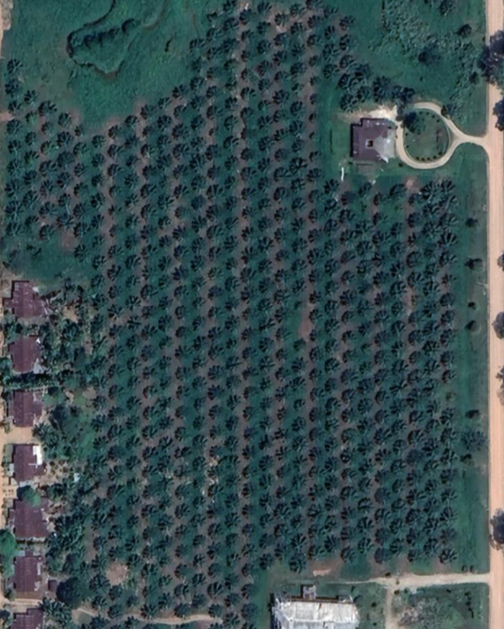
#> input picture Kursus Computer Vision/Pertemuan_2/sample4.tif, 504 x 629 px, shrunk from 601 x 749 before the run
$ jupyter execute '2.1 Image Thresholding.ipynb'
#> lines starting #> are read from the running program, lines starting #| are printed output that depends on the picture; after the words box and inside, x2 and y2 are one past the last pixel; in counts of white or black regions, pixels touching at a corner belong together
# 2.1 Image Thresholding
- Simple Thresholding
- Otsu's Thresholding
___

[cell 1]
# import opencv library
import cv2

<br><br><br><br>
## 2.1.1 Simple Thresholding (Image Binarization)
- <font color="orange">Image Binarization</font> is the process of converting an image into pure <font color="orange">black</font> and <font color="orange">white</font> by applying a specific <font color="orange">threshold</font>.
- The goal is to extract a <font color="orange">region of interest</font> as white and suppress everything else to black.<br><br>
- function `cv2.threshold(img, threshold_value, max_value, threshold_type)`<br><br>
- parameter :
    - `img` : input image
    - `threshold_value`: the threshold value with respect to which the thresholding operation is made (0 - 255)
    - `max_value`: The value used with the Binary thresholding operations (to set the chosen pixels)
    - `threshold_type`: One of the 5 thresholding operations.
        - `cv2.THRESH_BINARY` : use when the area you want to extract is brighter than background.
        - `cv2.THRESH_BINARY_INV` : use when the area you want to extract is darker than background.
        - `cv2.THRESH_TOZERO` : use when you want to keep only pixels above threshold, keep their grayscale value.
        - `cv2.THRESH_TOZERO_INV` : use when you want to keep only pixels below threshold, keep their grayscale value.<br><br>
- Illustration : \

[cell 2]
# read the image 'sample4.tif'
img = cv2.imread("sample4.tif")
#> img is the input picture: shape (629, 504, 3); mean B, G, R 79.6, 76.5, 57.2


# convert to grayscale
gray = cv2.cvtColor(img, cv2.COLOR_BGR2GRAY)
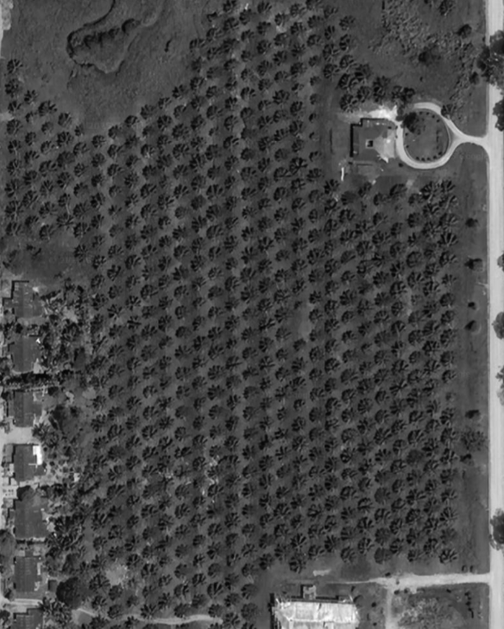
#> gray: shape (629, 504); min 2, max 254, mean 71.1


# apply binary thresholding
threshold_value, binary_img = cv2.threshold(gray, 55, 255, cv2.THRESH_BINARY)
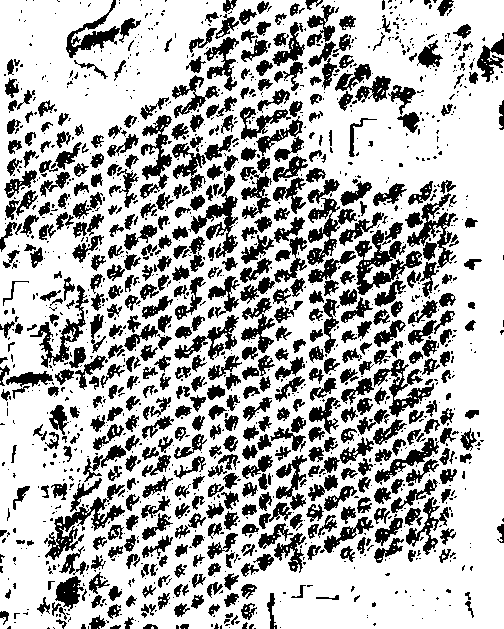
#> binary_img: shape (629, 504); 71% white; 1489 black regions (949 under 20 px), largest, box (x1, y1, x2, y2) and area: (355, 230, 422, 295) 1594, (44, 484, 125, 560) 1442, (188, 174, 238, 258) 1221

# apply inverse binary thresholding
threshold_inv_value, binary_inv_img = cv2.threshold(gray, 55, 255, cv2.THRESH_BINARY_INV)


# display the original image, binary image and inverse binary image
cv2.imshow('Original Image',img)
cv2.imshow('Threshold Binary',binary_img)
cv2.imshow('Threshold Binary Inverse',binary_inv_img)
cv2.waitKey(0)
cv2.destroyAllWindows()

- based on above observation, the rule is simple:
    - If your target area is brighter → use `THRESH_BINARY`
    - If your target area is darker → use `THRESH_BINARY_INV`

[cell 3]
# read the image 'sample4.tif'
img = cv2.imread('sample4.tif')


# convert to grayscale
gray = cv2.cvtColor(img, cv2.COLOR_BGR2GRAY)


# apply tozero thresholding
threshold_value, tozero_img = cv2.threshold(gray, 55, 255, cv2.THRESH_TOZERO)
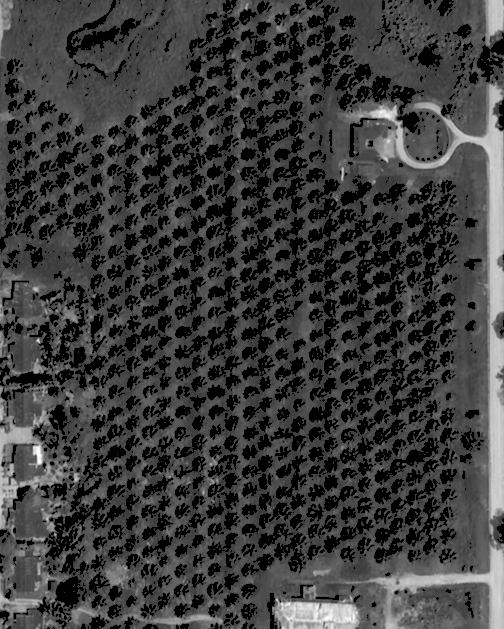
#> tozero_img: shape (629, 504); min 0, max 254, mean 59.7

# apply tozero thresholding
threshold_inv_value, tozero_inv_img = cv2.threshold(gray, 55, 255, cv2.THRESH_TOZERO_INV)
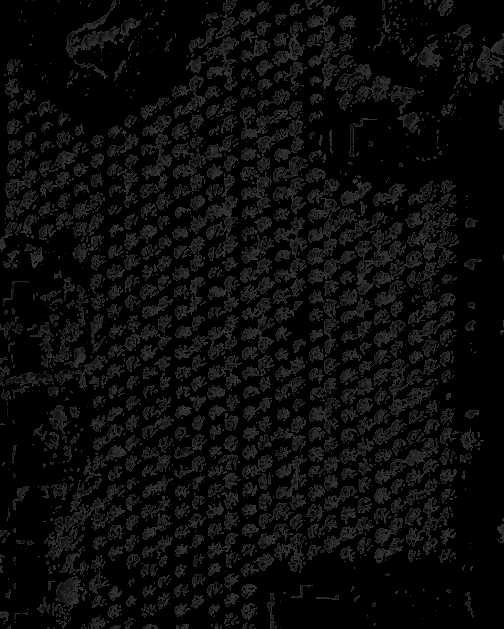
#> tozero_inv_img: shape (629, 504); min 0, max 55, mean 11.4


# display the original image, tozero image and tozero inverse image
cv2.imshow('Original Image',img)
cv2.imshow('ToZero Binary',tozero_img)
cv2.imshow('ToZero Inverse Binary',tozero_inv_img)
cv2.waitKey(0)
cv2.destroyAllWindows()

- `THRESH_TOZERO` : Keep bright values only
- `THRESH_TOZERO_INV` : Keep dark values only

<br><br><br><br>
## 2.1.2. Otsu's Binarization

- Otsu's method determines the <font color="orange">threshold value automatically</font>.<br><br>
</img><br><br>
- Consider an image with only two distinct image values (bimodal image),
    - where the histogram would only consist of <font color="orange">two peaks</font>.
- A good threshold would be in the middle of those two values.<br><br>
</img><br><br>
- Similarly, Otsu's method determines an optimal global threshold value from the image histogram.<br><br>
- To use Otsu's function, we can use `cv2.threshold()`
- parameter :
    - `threshold_type` :
        - `cv2.THRESH_OTSU`

[cell 4]
# read the image 'sample1.tif'
img = cv2.imread('sample1.tif')
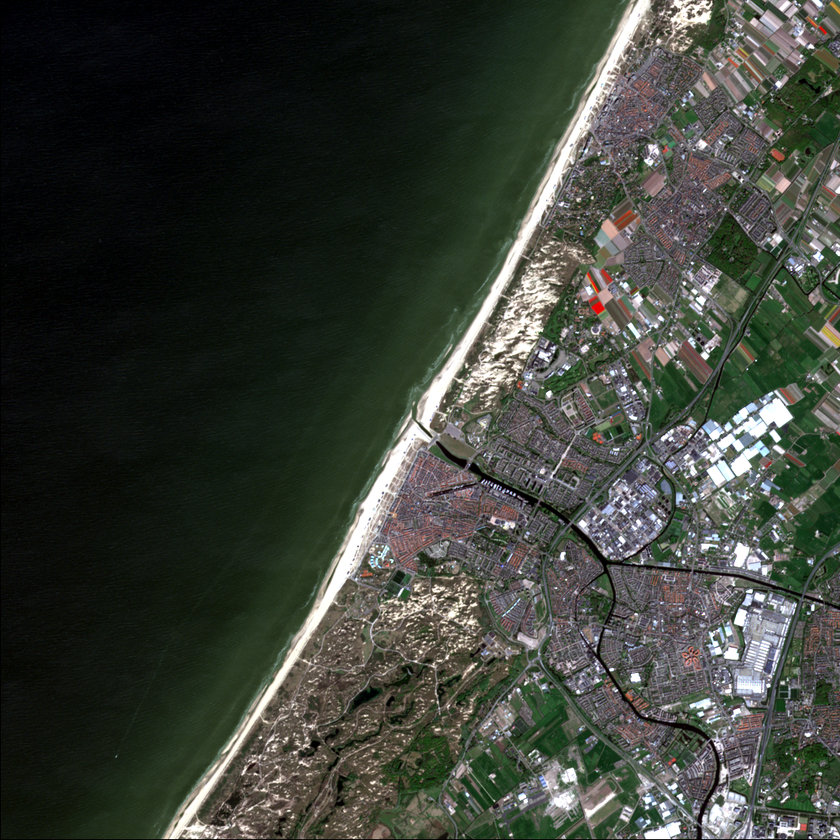
#> input picture Kursus Computer Vision/Pertemuan_2/sample1.tif, 840 x 840 px, shrunk from 1001 x 1001 before the run
#> img is the input picture: shape (840, 840, 3); mean B, G, R 56, 64.1, 59.6


# convert to grayscale
gray = cv2.cvtColor(img, cv2.COLOR_BGR2GRAY)
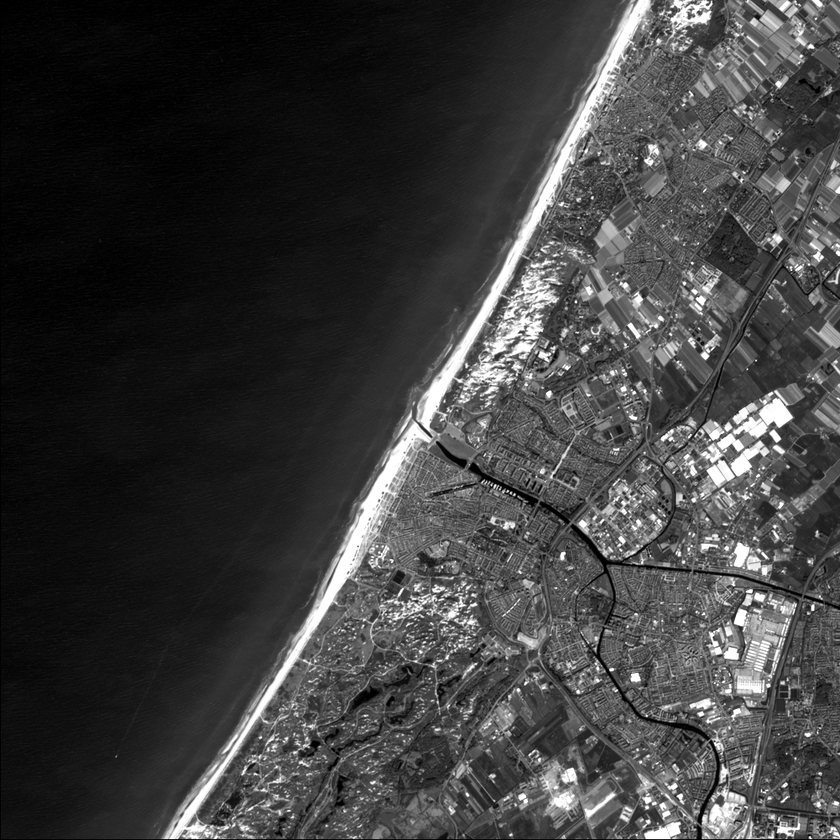
#> gray: shape (840, 840); min 0, max 255, mean 61.8


# apply Otsu's thresholding
threshold_value, binary_img = cv2.threshold(gray, 0, 255, cv2.THRESH_BINARY | cv2.THRESH_OTSU)
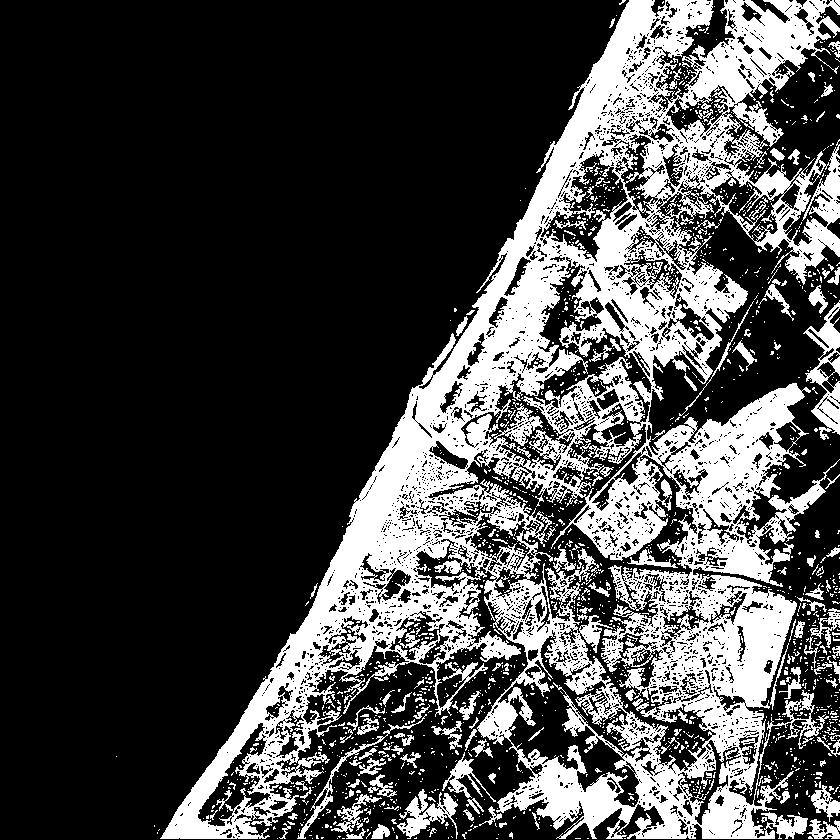
#> binary_img: shape (840, 840); 27.7% white; 1628 white regions (1471 under 20 px), largest, box (x1, y1, x2, y2) and area: (160, 0, 840, 839) 173701, (803, 300, 840, 440) 1977, (397, 789, 458, 839) 1227
#> threshold_value = 84


# display the original image and binary image
cv2.imshow('Original Image',img)
cv2.imshow('Threshold Binary',binary_img)
cv2.waitKey(0)
cv2.destroyAllWindows()

- ⚠️threshold value set to 0 — Otsu will compute the real threshold automatically.

[cell 5]
# read the image 'sample1.tif'
img = cv2.imread('sample1.tif')


# convert to grayscale
gray = cv2.cvtColor(img, cv2.COLOR_BGR2GRAY)


# apply Otsu's inverse thresholding
threshold_value, binary_img = cv2.threshold(gray, 0, 255, cv2.THRESH_BINARY_INV | cv2.THRESH_OTSU)


# display the original image and binary image
cv2.imshow('Original Image',img)
cv2.imshow('Threshold Binary',binary_img)
cv2.waitKey(0)
cv2.destroyAllWindows()
